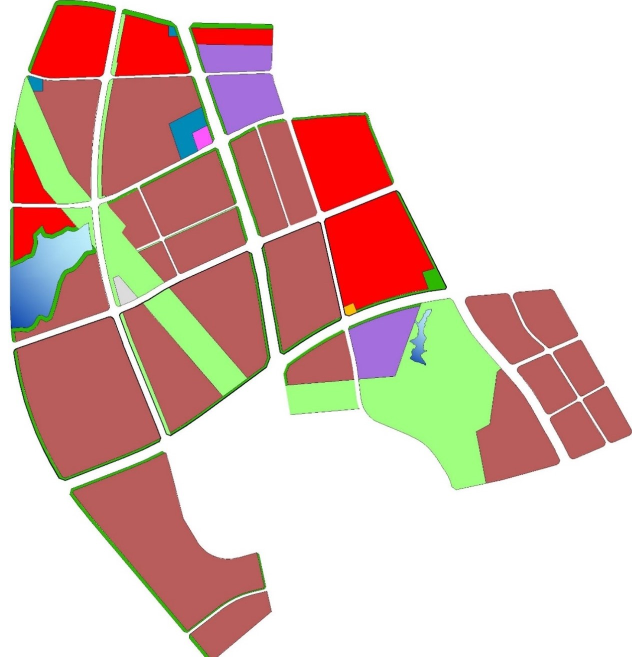
#> input picture partition2.png, 1264 x 1313 px, found by its file name (shown at 1/2 size)
$ jupyter execute --allow-errors 3ImageProcessMorphological.ipynb
#> lines starting #> are read from the running program, lines starting #| are printed output that depends on the picture
[cell 1]
import cv2 as cv
import numpy as np

img = cv.imread('partition2.png',0)
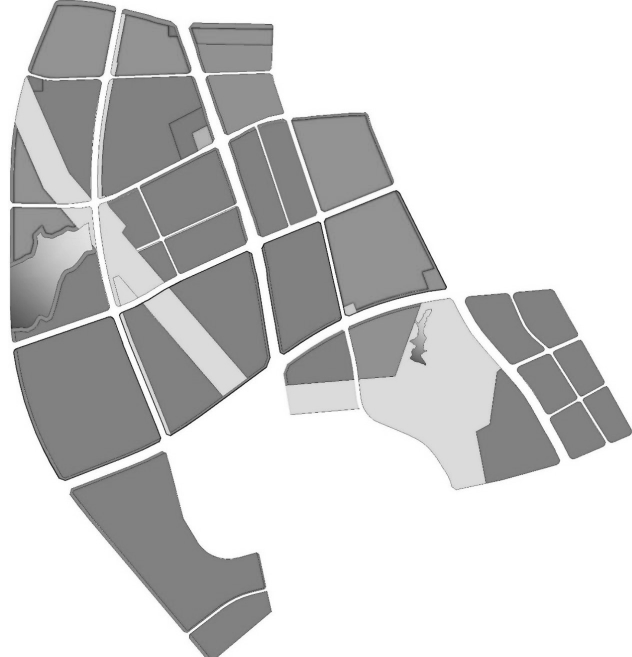
#> img: shape (1313, 1264) (shown at 1/2 size); min 0, max 255, mean 206
kernel = np.ones((5,5),np.uint8)
# erosion = cv.erode(img,kernel,iterations = 1)
# dilation = cv.dilate(img,kernel,iterations = 1)
# opening = cv.morphologyEx(img, cv.MORPH_OPEN, kernel)
closing = cv.morphologyEx(img, cv.MORPH_CLOSE, kernel)
# gradient = cv.morphologyEx(img, cv.MORPH_GRADIENT, kernel)

cv.imshow('src',img)
#> (the rest of this cell did not finish here and is left out)

[cell 2]
import cv2 as cv
import numpy as np

img = cv.imread('partition2.png',0)
kernel = np.ones((9,9),np.uint8)

# tophat = cv.morphologyEx(img, cv.MORPH_TOPHAT, kernel)
blackhat = cv.morphologyEx(img, cv.MORPH_BLACKHAT, kernel)
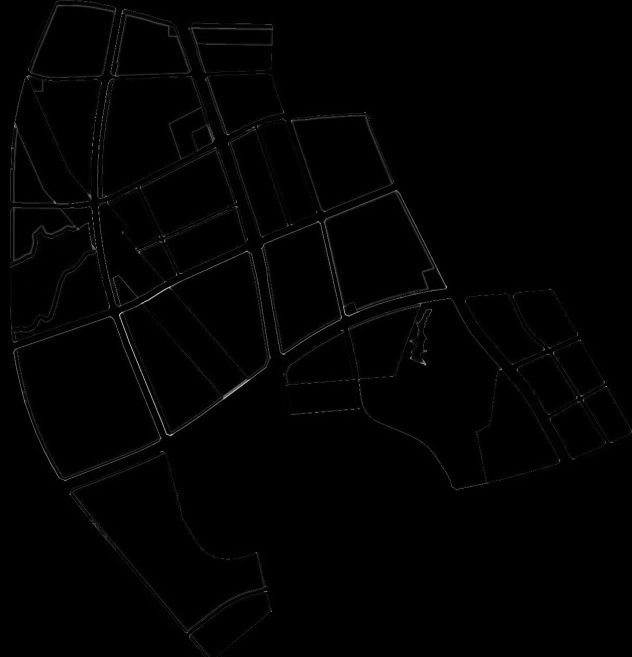
#> blackhat: shape (1313, 1264) (shown at 1/2 size); min 0, max 229, mean 2

cv.imshow('src',img)
cv.imshow('dst',blackhat)
cv.waitKey(0)
cv.destroyAllWindows()

[cell 3]
import numpy as np
import cv2 as cv
from matplotlib import pyplot as plt

img = cv.imread('partition1.png',0)
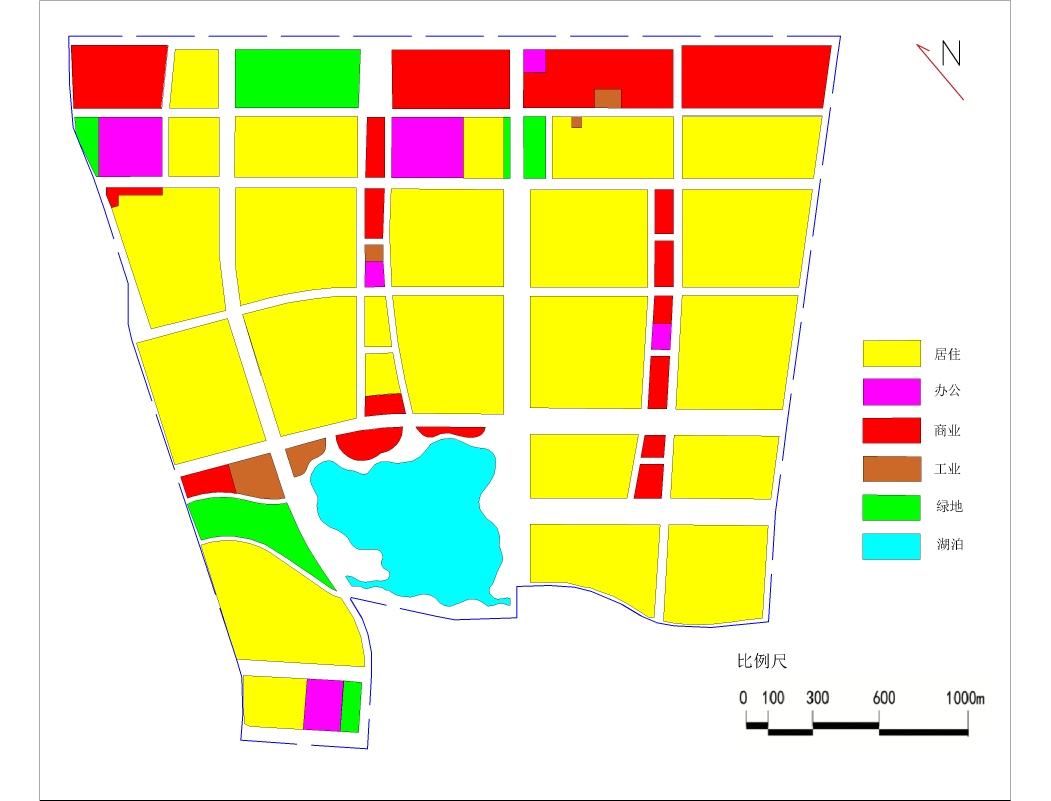
#> input picture partition1.png, 3151 x 2401 px, found by its file name (shown at 1/3 size)
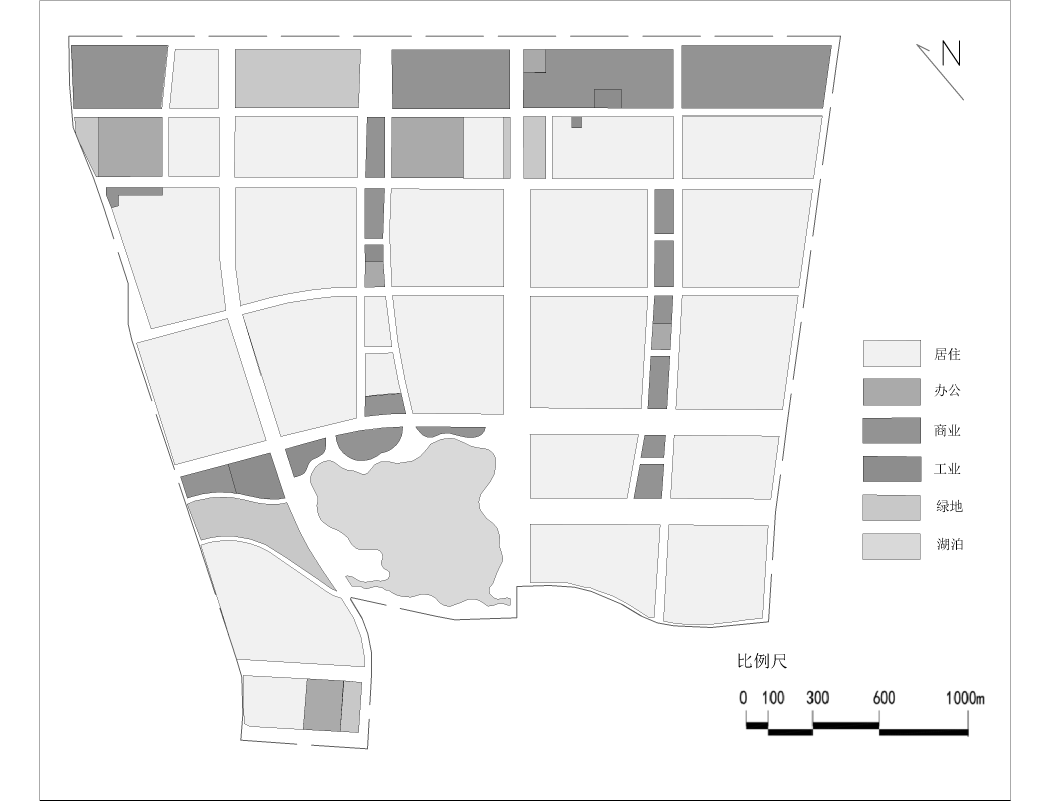
#> img: shape (2401, 3151) (shown at 1/3 size); min 0, max 255, mean 238.9

laplacian = cv.Laplacian(img,cv.CV_64F)
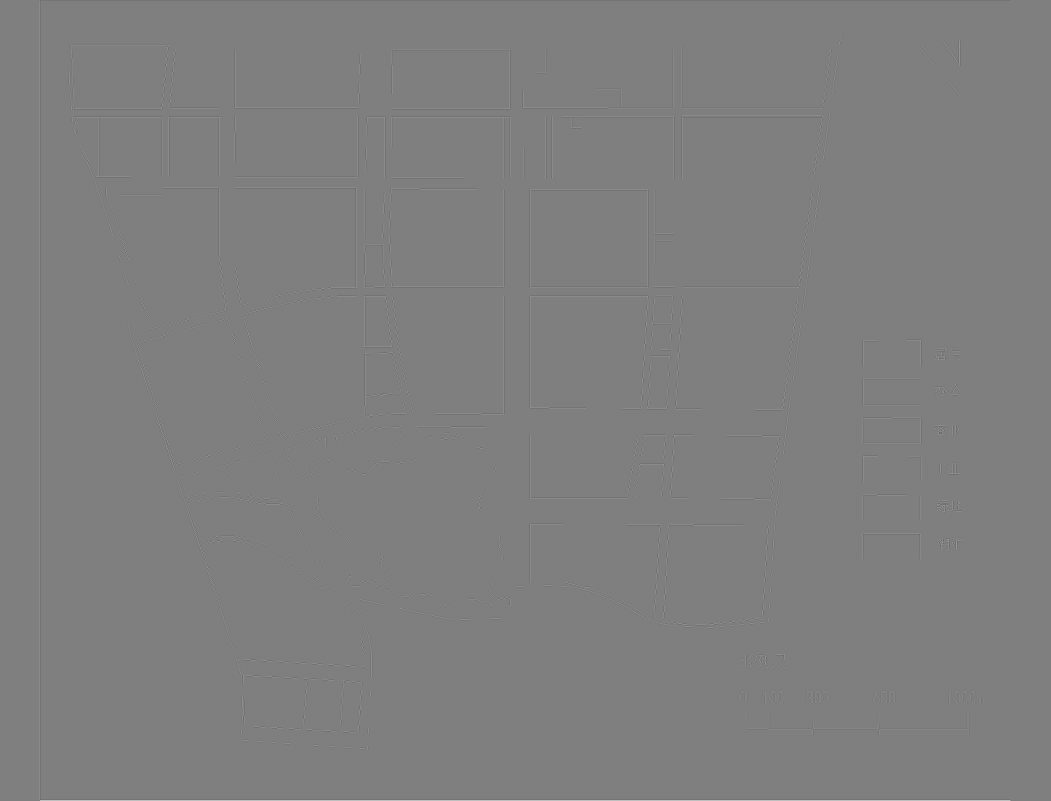
#> laplacian: shape (2401, 3151) float64 (shown at 1/3 size); min -1020, max 1020, mean 0; drawn with min black and max white
sobelx = cv.Sobel(img,cv.CV_64F,1,0,ksize=5)
sobely = cv.Sobel(img,cv.CV_64F,0,1,ksize=5)

plt.figure(dpi=800)
plt.subplot(2,2,1),plt.imshow(img,cmap = 'gray')
plt.title('Original'), plt.xticks([]), plt.yticks([])
plt.subplot(2,2,2),plt.imshow(laplacian,cmap = 'gray')
plt.title('Laplacian'), plt.xticks([]), plt.yticks([])
plt.subplot(2,2,3),plt.imshow(sobelx,cmap = 'gray')
plt.title('Sobel X'), plt.xticks([]), plt.yticks([])
plt.subplot(2,2,4),plt.imshow(sobely,cmap = 'gray')
plt.title('Sobel Y'), plt.xticks([]), plt.yticks([])
plt.show()

[cell 4]
import numpy as np
import cv2 as cv
from matplotlib import pyplot as plt

img = cv.imread('partition1.png',0)

# Output dtype = cv.CV_8U
sobelx8u = cv.Sobel(img,cv.CV_8U,1,0,ksize=5)

# Output dtype = cv.CV_64F. Then take its absolute and convert to cv.CV_8U
sobelx64f = cv.Sobel(img,cv.CV_64F,1,0,ksize=5)
abs_sobel64f = np.absolute(sobelx64f)
sobel_8u = np.uint8(abs_sobel64f)
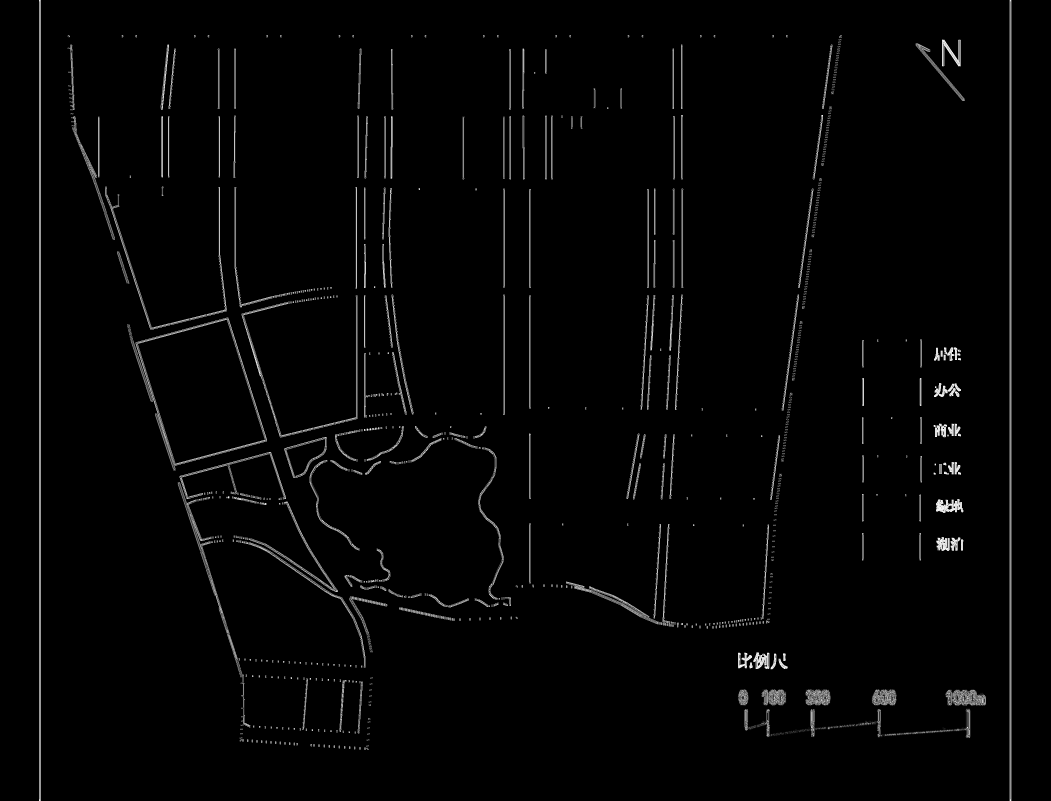
#> sobel_8u: shape (2401, 3151) (shown at 1/3 size); min 0, max 255, mean 4.7

plt.figure(dpi=800)
plt.subplot(1,3,1),plt.imshow(img,cmap = 'gray')
plt.title('Original'), plt.xticks([]), plt.yticks([])
plt.subplot(1,3,2),plt.imshow(sobelx8u,cmap = 'gray')
plt.title('Sobel CV_8U'), plt.xticks([]), plt.yticks([])
plt.subplot(1,3,3),plt.imshow(sobel_8u,cmap = 'gray')
plt.title('Sobel abs(CV_64F)'), plt.xticks([]), plt.yticks([])
plt.show()
